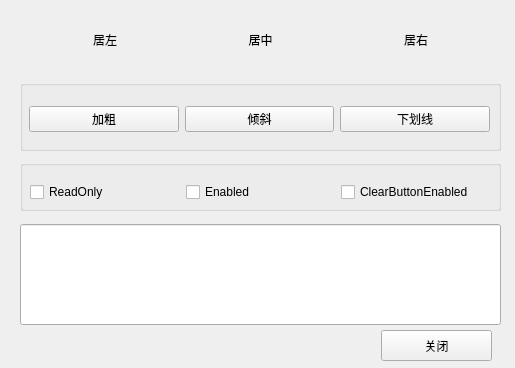
<?xml version="1.0" encoding="UTF-8"?>
<ui version="4.0">
 <class>Widget</class>
 <widget class="QWidget" name="Widget">
  <property name="geometry">
   <rect>
    <x>0</x>
    <y>0</y>
    <width>515</width>
    <height>368</height>
   </rect>
  </property>
  <property name="windowTitle">
   <string>Widget</string>
  </property>
  <widget class="QGroupBox" name="groupBox_2">
   <property name="geometry">
    <rect>
     <x>20</x>
     <y>80</y>
     <width>481</width>
     <height>71</height>
    </rect>
   </property>
   <property name="title">
    <string/>
   </property>
   <widget class="QWidget" name="horizontalLayoutWidget_2">
    <property name="geometry">
     <rect>
      <x>9</x>
      <y>19</y>
      <width>461</width>
      <height>41</height>
     </rect>
    </property>
    <layout class="QHBoxLayout" name="horizontalLayout_2">
     <item>
      <widget class="QPushButton" name="pushButton_Bold">
       <property name="text">
        <string>加粗</string>
       </property>
       <property name="checkable">
        <bool>true</bool>
       </property>
       <property name="autoExclusive">
        <bool>true</bool>
       </property>
      </widget>
     </item>
     <item>
      <widget class="QPushButton" name="pushButton_Italic">
       <property name="text">
        <string>倾斜</string>
       </property>
       <property name="checkable">
        <bool>true</bool>
       </property>
       <property name="autoExclusive">
        <bool>true</bool>
       </property>
      </widget>
     </item>
     <item>
      <widget class="QPushButton" name="pushButton_Underline">
       <property name="text">
        <string>下划线</string>
       </property>
       <property name="checkable">
        <bool>true</bool>
       </property>
       <property name="autoExclusive">
        <bool>true</bool>
       </property>
      </widget>
     </item>
    </layout>
   </widget>
  </widget>
  <widget class="QGroupBox" name="groupBox_3">
   <property name="geometry">
    <rect>
     <x>20</x>
     <y>160</y>
     <width>481</width>
     <height>51</height>
    </rect>
   </property>
   <property name="title">
    <string/>
   </property>
   <widget class="QWidget" name="horizontalLayoutWidget_3">
    <property name="geometry">
     <rect>
      <x>10</x>
      <y>20</y>
      <width>461</width>
      <height>24</height>
     </rect>
    </property>
    <layout class="QHBoxLayout" name="horizontalLayout_3">
     <item>
      <widget class="QCheckBox" name="checkBox_ReadOnly">
       <property name="text">
        <string>ReadOnly</string>
       </property>
      </widget>
     </item>
     <item>
      <widget class="QCheckBox" name="checkBox_EnaBled">
       <property name="text">
        <string>Enabled</string>
       </property>
      </widget>
     </item>
     <item>
      <widget class="QCheckBox" name="checkBox_ClearButtonEnabled">
       <property name="text">
        <string>ClearButtonEnabled</string>
       </property>
      </widget>
     </item>
    </layout>
   </widget>
  </widget>
  <widget class="QLineEdit" name="lineEdit">
   <property name="geometry">
    <rect>
     <x>20</x>
     <y>224</y>
     <width>481</width>
     <height>101</height>
    </rect>
   </property>
  </widget>
  <widget class="QPushButton" name="pushButton_Close">
   <property name="geometry">
    <rect>
     <x>381</x>
     <y>330</y>
     <width>111</width>
     <height>31</height>
    </rect>
   </property>
   <property name="text">
    <string>关闭</string>
   </property>
  </widget>
  <widget class="QWidget" name="horizontalLayoutWidget">
   <property name="geometry">
    <rect>
     <x>30</x>
     <y>20</y>
     <width>461</width>
     <height>41</height>
    </rect>
   </property>
   <layout class="QHBoxLayout" name="horizontalLayout">
    <item>
     <widget class="QPushButton" name="pushButton_Left">
      <property name="text">
       <string>居左</string>
      </property>
      <property name="checkable">
       <bool>true</bool>
      </property>
      <property name="checked">
       <bool>false</bool>
      </property>
      <property name="autoExclusive">
       <bool>true</bool>
      </property>
      <property name="autoDefault">
       <bool>false</bool>
      </property>
      <property name="flat">
       <bool>true</bool>
      </property>
     </widget>
    </item>
    <item>
     <widget class="QPushButton" name="pushButton_Center">
      <property name="text">
       <string>居中</string>
      </property>
      <property name="checkable">
       <bool>true</bool>
      </property>
      <property name="autoExclusive">
       <bool>true</bool>
      </property>
      <property name="flat">
       <bool>true</bool>
      </property>
     </widget>
    </item>
    <item>
     <widget class="QPushButton" name="pushButton_Right">
      <property name="text">
       <string>居右</string>
      </property>
      <property name="checkable">
       <bool>true</bool>
      </property>
      <property name="autoExclusive">
       <bool>true</bool>
      </property>
      <property name="autoDefault">
       <bool>false</bool>
      </property>
      <property name="flat">
       <bool>true</bool>
      </property>
     </widget>
    </item>
   </layout>
  </widget>
 </widget>
 <resources/>
 <connections>
  <connection>
   <sender>pushButton_Close</sender>
   <signal>clicked()</signal>
   <receiver>Widget</receiver>
   <slot>close()</slot>
   <hints>
    <hint type="sourcelabel">
     <x>432</x>
     <y>343</y>
    </hint>
    <hint type="destinationlabel">
     <x>448</x>
     <y>419</y>
    </hint>
   </hints>
  </connection>
 </connections>
</ui>
